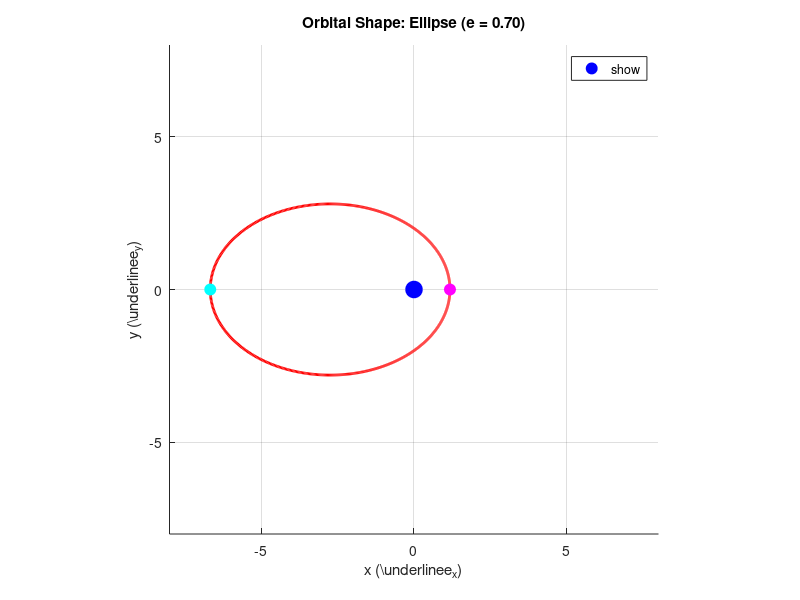

Reproduce this figure in MATLAB.
function orbital_simulation_static()
    % ME 104: Static Orbital Mechanics Simulation
    % Trajectory Equation: r(theta) = p / (1 + e * cos(theta - phi)) [cite: 49]

    %% ====================================================================
    %% STUDENT CONFIGURATION ZONE: Change these variables to alter the orbit
    %% ====================================================================
    e       = 0.7;    % Eccentricity (e = 0: Circle, 0 < e < 1: Ellipse, e = 1: Parabola, e > 1: Hyperbola) [cite: 56, 57, 58, 59]
    phi_deg = 0;     % Offset/Rotation angle in DEGREES [cite: 52]
    p       = 2.0;    % Trajectory parameter (controls the scale of the orbit) [cite: 50, 51]
    %% ====================================================================

    % Convert offset angle to radians for calculation [cite: 52]
    phi = deg2rad(phi_deg); 

    % Generate an evaluation sweep for theta from 0 to 2*pi [cite: 42, 47]
    theta = linspace(0, 2*pi, 1000);
    
    % Avoid division by zero or negative radii for unbound/escape trajectories [cite: 49]
    denominator = 1 + e * cos(theta - phi); 
    valid_idx = denominator > 1e-4; 
    
    r = NaN(size(theta));
    r(valid_idx) = p ./ denominator(valid_idx); 

    % Convert polar coordinates (r, theta) to Cartesian (x, y) relative to e_x and e_y [cite: 4, 5, 35, 38]
    x = r .* cos(theta);
    y = r .* sin(theta);

    %% --- Calculate Metrics and Classify Orbit ---
    if e == 0
        orbit_type = 'Circle'; 
        rp = p;
        ra = p;
    elseif e < 1
        orbit_type = 'Ellipse'; 
        rp = p / (1 + e); % Closest approach [cite: 65, 66]
        ra = p / (1 - e); % Farthest approach [cite: 67, 68]
    elseif e == 1
        orbit_type = 'Parabola'; 
        rp = p / 2; 
        ra = Inf;
    else
        orbit_type = 'Hyperbola'; 
        rp = p / (1 + e); 
        ra = Inf;
    end

    %% --- Command Window Readout ---
    fprintf('\n======================================\n');
    fprintf('  ME 104 ORBITAL TRAJECTORY METRICS\n');
    fprintf('======================================\n');
    fprintf('Trajectory Class : %s\n', orbit_type);
    fprintf('Parameter (p)    : %.2f\n', p); 
    fprintf('Eccentricity (e) : %.2f\n', e); 
    fprintf('Offset Angle     : %.1f°\n', phi_deg); 
    fprintf('Periapsis (r_p)  : %.2f\n', rp); 
    if isfinite(ra)
        fprintf('Apoapsis (r_a)   : %.2f\n', ra);
    else
        fprintf('Apoapsis (r_a)   : Infinity (Escape Path)\n'); 
    end
    fprintf('======================================\n');

    %% --- Plotting ---
    fig = figure('Name', 'ME 104: Static Orbital Trajectory', 'Color', 'w');
    ax = axes('Parent', fig);
    grid(ax, 'on');
    axis(ax, 'equal');
    hold(ax, 'on');
    xlabel(ax, 'x (\underline{e}_x)'); 
    ylabel(ax, 'y (\underline{e}_y)'); 
    title(ax, sprintf('Orbital Shape: %s (e = %.2f)', orbit_type, e));

    % Plot Central Mass M at the origin focus [cite: 8, 61, 64]
    plot(ax, 0, 0, 'bo', 'MarkerSize', 12, 'MarkerFaceColor', 'b', 'DisplayName', 'Mass M'); 

    % Plot the calculated trajectory path [cite: 11, 46]
    plot(ax, x, y, 'r-', 'LineWidth', 2, 'DisplayName', 'Trajectory');

    % Plot the Periapsis point (magenta dot) [cite: 65]
    xp = rp * cos(phi);
    yp = rp * sin(phi);
    plot(ax, xp, yp, 'mo', 'MarkerSize', 8, 'MarkerFaceColor', 'm', 'DisplayName', 'Periapsis (r_p)');

    % Plot Apoapsis point if it's a closed/bound orbit (cyan dot) [cite: 67]
    if isfinite(ra)
        xa = ra * cos(phi + pi);
        ya = ra * sin(phi + pi);
        plot(ax, xa, ya, 'co', 'MarkerSize', 8, 'MarkerFaceColor', 'c', 'DisplayName', 'Apoapsis (r_a)');
    end

    legend(ax, 'show', 'Location', 'best');

    % Dynamically set layout bounds based on the orbit size so it frames beautifully
    padding = rp * 2.5;
    if isfinite(ra) && ra < 25
        padding = ra * 1.2;
    end
    xlim(ax, [-padding, padding]);
    ylim(ax, [-padding, padding]);
end
